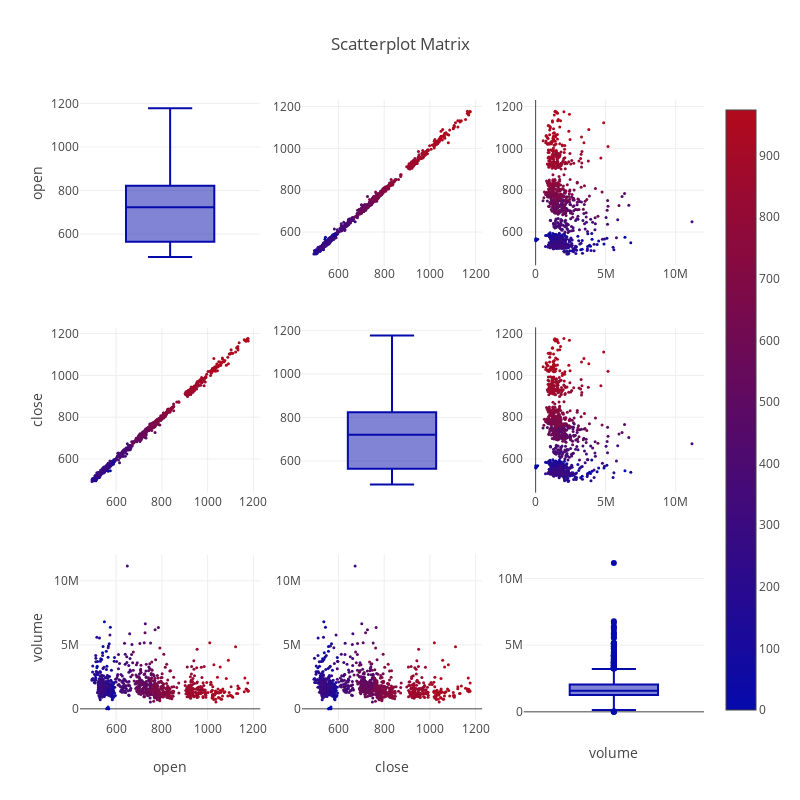

The notebook cell this image was saved under:
### Code cell
import numpy as np
import plotly.figure_factory as ff

data = goog[['open','close','volume']]
data["index"] = np.arange(len(data))

fig = ff.create_scatterplotmatrix(data, diag='box', index='index',size=3,
                               height=800, width=800, colormap='RdBu')
py.iplot(fig)

### Figure 1 — Plotly figure (JSON) as saved in the notebook; plotly's stock layout.template omitted (floating-point values rounded to 4 significant figures; data arrays with more than 128 entries replaced by an {"elided": "..."} marker saying what was removed)
{"data": [{"marker": {"color": "rgb(5, 10, 172)"}, "showlegend": false, "type": "box", "uid": "5044a79a-b77d-11e8-ad2d-fd15b6db88cc", "xaxis": "x", "y": {"elided": "975 float values"}, "yaxis": "y"}, {"marker": {"color": {"elided": "975 int values"}, "colorscale": [[0, "rgb(5, 10, 172)"], [1, "rgb(178, 10, 28)"]], "showscale": true, "size": 3}, "mode": "markers", "showlegend": false, "type": "scatter", "uid": "50473e60-b77d-11e8-ad2d-fd15b6db88cc", "x": {"elided": "975 float values"}, "xaxis": "x2", "y": {"elided": "975 float values"}, "yaxis": "y2"}, {"marker": {"color": {"elided": "975 int values"}, "colorscale": [[0, "rgb(5, 10, 172)"], [1, "rgb(178, 10, 28)"]], "showscale": false, "size": 3}, "mode": "markers", "showlegend": false, "type": "scatter", "uid": "5049f114-b77d-11e8-ad2d-fd15b6db88cc", "x": {"elided": "975 int values"}, "xaxis": "x3", "y": {"elided": "975 float values"}, "yaxis": "y3"}, {"marker": {"color": {"elided": "975 int values"}, "colorscale": [[0, "rgb(5, 10, 172)"], [1, "rgb(178, 10, 28)"]], "showscale": false, "size": 3}, "mode": "markers", "showlegend": false, "type": "scatter", "uid": "504ca648-b77d-11e8-ad2d-fd15b6db88cc", "x": {"elided": "975 float values"}, "xaxis": "x4", "y": {"elided": "975 float values"}, "yaxis": "y4"}, {"marker": {"color": "rgb(5, 10, 172)"}, "showlegend": false, "type": "box", "uid": "504db060-b77d-11e8-ad2d-fd15b6db88cc", "xaxis": "x5", "y": {"elided": "975 float values"}, "yaxis": "y5"}, {"marker": {"color": {"elided": "975 int values"}, "colorscale": [[0, "rgb(5, 10, 172)"], [1, "rgb(178, 10, 28)"]], "showscale": false, "size": 3}, "mode": "markers", "showlegend": false, "type": "scatter", "uid": "50503a88-b77d-11e8-ad2d-fd15b6db88cc", "x": {"elided": "975 int values"}, "xaxis": "x6", "y": {"elided": "975 float values"}, "yaxis": "y6"}, {"marker": {"color": {"elided": "975 int values"}, "colorscale": [[0, "rgb(5, 10, 172)"], [1, "rgb(178, 10, 28)"]], "showscale": false, "size": 3}, "mode": "markers", "showlegend": false, "type": "scatter", "uid": "5052eb48-b77d-11e8-ad2d-fd15b6db88cc", "x": {"elided": "975 float values"}, "xaxis": "x7", "y": {"elided": "975 int values"}, "yaxis": "y7"}, {"marker": {"color": {"elided": "975 int values"}, "colorscale": [[0, "rgb(5, 10, 172)"], [1, "rgb(178, 10, 28)"]], "showscale": false, "size": 3}, "mode": "markers", "showlegend": false, "type": "scatter", "uid": "50559e2e-b77d-11e8-ad2d-fd15b6db88cc", "x": {"elided": "975 float values"}, "xaxis": "x8", "y": {"elided": "975 int values"}, "yaxis": "y8"}, {"marker": {"color": "rgb(5, 10, 172)"}, "showlegend": false, "type": "box", "uid": "5056ae40-b77d-11e8-ad2d-fd15b6db88cc", "xaxis": "x9", "y": {"elided": "975 int values"}, "yaxis": "y9"}], "layout": {"height": 800, "showlegend": true, "title": "Scatterplot Matrix", "width": 800, "xaxis": {"anchor": "y", "domain": [0, 0.2889], "showticklabels": false}, "xaxis2": {"anchor": "y2", "domain": [0.3556, 0.6444]}, "xaxis3": {"anchor": "y3", "domain": [0.7111, 1]}, "xaxis4": {"anchor": "y4", "domain": [0, 0.2889]}, "xaxis5": {"anchor": "y5", "domain": [0.3556, 0.6444], "showticklabels": false}, "xaxis6": {"anchor": "y6", "domain": [0.7111, 1]}, "xaxis7": {"anchor": "y7", "domain": [0, 0.2889], "title": "open"}, "xaxis8": {"anchor": "y8", "domain": [0.3556, 0.6444], "title": "close"}, "xaxis9": {"anchor": "y9", "domain": [0.7111, 1], "showticklabels": false, "title": "volume"}, "yaxis": {"anchor": "x", "domain": [0.7333, 1], "title": "open"}, "yaxis2": {"anchor": "x2", "domain": [0.7333, 1]}, "yaxis3": {"anchor": "x3", "domain": [0.7333, 1]}, "yaxis4": {"anchor": "x4", "domain": [0.3667, 0.6333], "title": "close"}, "yaxis5": {"anchor": "x5", "domain": [0.3667, 0.6333]}, "yaxis6": {"anchor": "x6", "domain": [0.3667, 0.6333]}, "yaxis7": {"anchor": "x7", "domain": [0, 0.2667], "title": "volume"}, "yaxis8": {"anchor": "x8", "domain": [0, 0.2667]}, "yaxis9": {"anchor": "x9", "domain": [0, 0.2667]}}}
